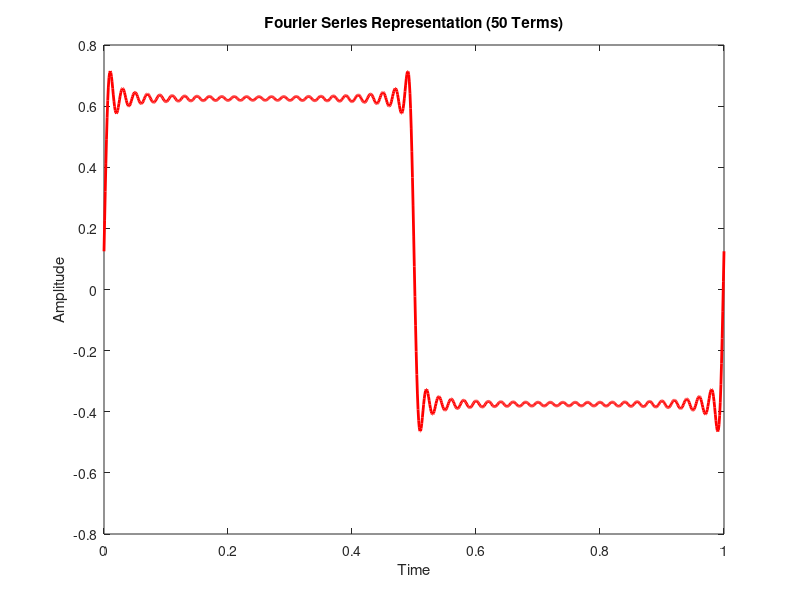

Source code (MATLAB): (Note: this script raises an error after producing the figure.)
% Define the parameters of the square wave
T = 1;          % Period of the square wave
duty_cycle = 0.5; % Duty cycle of the square wave

% Define the number of terms in the Fourier series
N = 50;

% Define the time vector
t = linspace(0, T, 1000);

% Define the square wave function
function y = square_wave(t, duty_cycle)
    T = 1; % Period of the square wave
    y = (mod(t, T) < duty_cycle*T) * 1;
end

% Calculate the Fourier series coefficients
a0 = 0.5 * duty_cycle;
an = zeros(1, N);
bn = zeros(1, N);

for n = 1:N
    an(n) = (2/T) * integral(@(t) square_wave(t, duty_cycle) .* cos(2*pi*n*t/T), 0, T);
    bn(n) = (2/T) * integral(@(t) square_wave(t, duty_cycle) .* sin(2*pi*n*t/T), 0, T);
end

% Reconstruct the signal using the first 50 Fourier series terms
reconstructed_signal = a0/2;

for n = 1:N
    reconstructed_signal = reconstructed_signal + an(n) * cos(2*pi*n*t/T) + bn(n) * sin(2*pi*n*t/T);
end

% Plot the Fourier series representation as a function of time
figure;
plot(t, reconstructed_signal, 'r', 'LineWidth', 2);
title(['Fourier Series Representation (', num2str(N), ' Terms)']);
xlabel('Time');
ylabel('Amplitude');

sgtitle('Fourier Series Representation of Square Wave');

